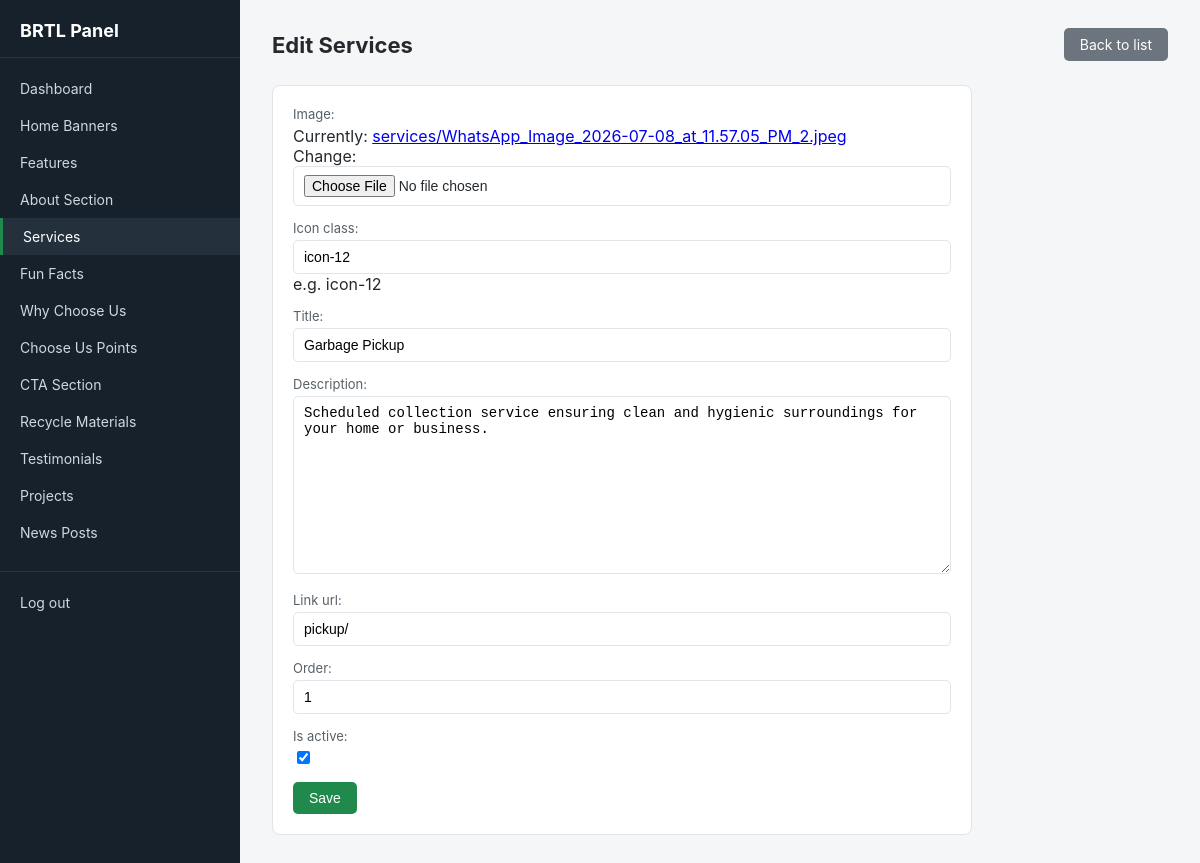
Screenshot of /secure/panel/services/1/edit/ (signed in) with the database file from the repository.
### core/models.py (models this page shows, shortened)
class Service(models.Model):
    image = models.ImageField(upload_to='services/')
    icon_class = models.CharField(max_length=50, help_text="e.g. icon-12")
    title = models.CharField(max_length=100)
    description = models.TextField()
    link_url = models.CharField(max_length=200, default='/')
    order = models.PositiveIntegerField(default=0)
    is_active = models.BooleanField(default=True)
    class Meta:
        ordering = ['order']

### panel/views.py (the view)
# urls.py: path('panel/<str:model_name>/<int:pk>/edit/', views.item_update, name='panel_item_update'),
@staff_required
def item_update(request, model_name, pk):
    entry = get_registry_entry(model_name)
    Model = entry['model']
    obj = get_object_or_404(Model, pk=pk)
    Form = modelform_factory(Model, fields=entry['fields'])
    if request.method == 'POST':
        form = Form(request.POST, request.FILES, instance=obj)
        if form.is_valid():
            form.save()
            messages.success(request, f"{entry['label']} updated.")
            return redirect('panel_item_list', model_name=model_name)
    else:
        form = Form(instance=obj)
    return render(request, 'panel/item_form.html', {
        'form': form,
        'model_name': model_name,
        'label': entry['label'],
        'action': 'Edit',
        'object': obj,
    })

### panel/context_processors.py (called while the page is built)
def panel_registry(request):
    return {'registry': MODEL_REGISTRY}

### panel/views.py (called while the page is built)
def staff_required(view_func):
    @wraps(view_func)
    @login_required(login_url='panel_login')
    def wrapper(request, *args, **kwargs):
        if not request.user.is_staff:
            return redirect('panel_login')
        return view_func(request, *args, **kwargs)
    return wrapper

def get_registry_entry(model_name):
    entry = MODEL_REGISTRY.get(model_name)
    if not entry:
        raise Http404("Unknown model: %s" % model_name)
    return entry

### panel/templates/panel/item_form.html (shortened to what this page needs)
{% extends 'panel/base_panel.html' %}
{% block content %}
<div class="topbar">
    <h1>{{ action }} {{ label }}</h1>
    <a href="{% url 'panel_item_list' model_name=model_name %}" class="btn btn-secondary">Back to list</a>
</div>
<div class="card" style="max-width:700px;">
    <form method="post" enctype="multipart/form-data">
        {{ form.as_p }}
        <button type="submit" class="btn">Save</button>
    </form>
</div>
{% endblock %}

### panel/templates/panel/base_panel.html (style rules this page uses)
:root { --sidebar-w: 240px; --accent: #1f8a4c; --bg: #f4f6f8; --border: #e1e4e8; --text: #24292e; }
* { box-sizing: border-box; }
body { margin: 0; font-family: -apple-system, "Segoe UI", Roboto, Helvetica, Arial, sans-serif; background: var(--bg); color: var(--text); }
.topbar { display: flex; justify-content: space-between; align-items: center; margin-bottom: 24px; }
.topbar h1 { font-size: 22px; margin: 0; }
.btn { display: inline-block; background: var(--accent); color: #fff; padding: 8px 16px; border: none; border-radius: 5px; text-decoration: none; font-size: 14px; cursor: pointer; }
.btn-secondary { background: #6c757d; }
.card { background: #fff; border: 1px solid var(--border); border-radius: 8px; padding: 20px; }
form p { margin: 0 0 14px; }
form label { display: block; font-size: 13px; margin-bottom: 4px; color: #586069; }
form input[type=text], form input[type=number], form input[type=email], form input[type=file], form textarea, form select { width: 100%; padding: 8px 10px; border: 1px solid var(--border); border-radius: 5px; font-size: 14px; }
form textarea { min-height: 100px; }

### rows the page displays
Service: icon_class "icon-12", title "Garbage Pickup", description "Scheduled collection service ensuring clean and hygienic surroundings for your home or business.", link_url "pickup/", order "1", is_active "☑"

### other values shown
{{ entry.label }} "Home Banners" "Features" "About Section" "Services" "Fun Facts" "Why Choose Us" "Choose Us Points" "CTA Section" "Recycle Materials" "Testimonials" "Projects" "News Posts"
{{ action }} "Edit"
{{ label }} "Services"
